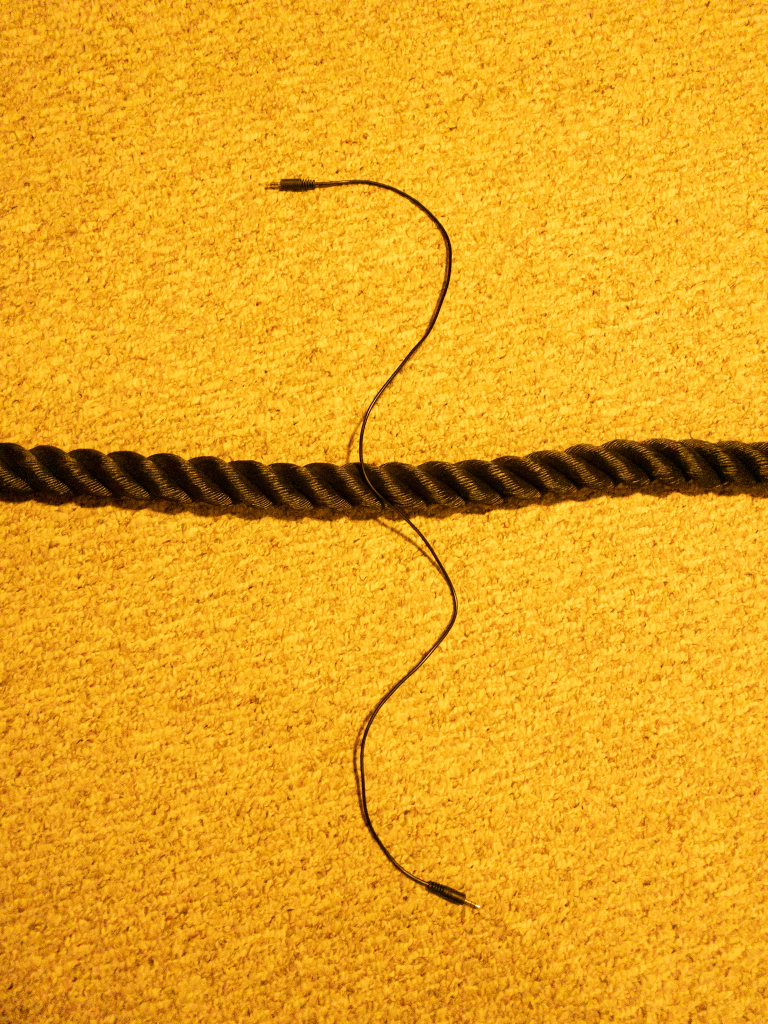
#> input picture partb/data/non_chirp.jpg, 1536 x 2048 px (shown at 1/2 size)
$ python projective_fit.py
#> lines starting #> are read from the running program, lines starting #| are printed output that depends on the picture
""" projective_fit.py

    This file dechirps and upchirps two images so tht they match the
    non-chirping version.
"""

import cv2 as cv
from skimage.transform import *
from skimage.io import imread, imshow
import matplotlib.pyplot as plt
import numpy as np
import matplotlib.cm as cm
from matplotlib.patches import Polygon

non_chirp = imread("../data/non_chirp.jpg")
#> non_chirp is the input picture: shape (2048, 1536, 3); mean R, G, B 231.3, 164.5, 29.7
upchirp = imread("../data/upchirp.jpg")
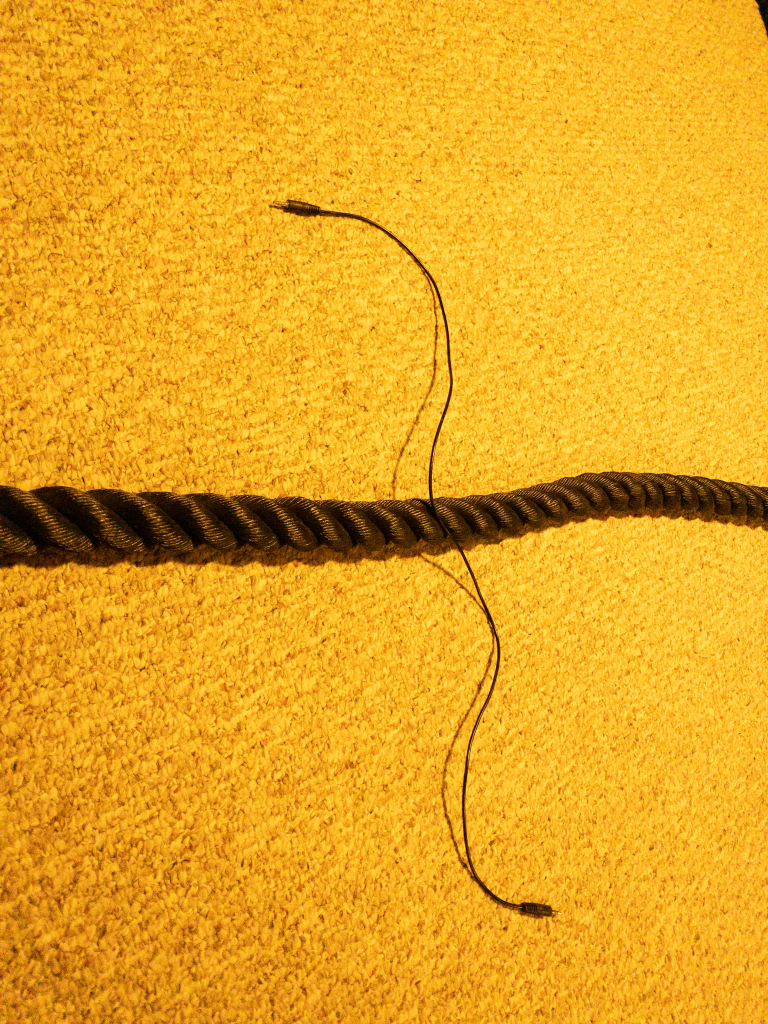
#> input picture partb/data/upchirp.jpg, 1536 x 2048 px (shown at 1/2 size)
#> upchirp is the input picture: shape (2048, 1536, 3); mean R, G, B 231.5, 166.8, 33.1
downchirp = imread("../data/downchirp.jpg")
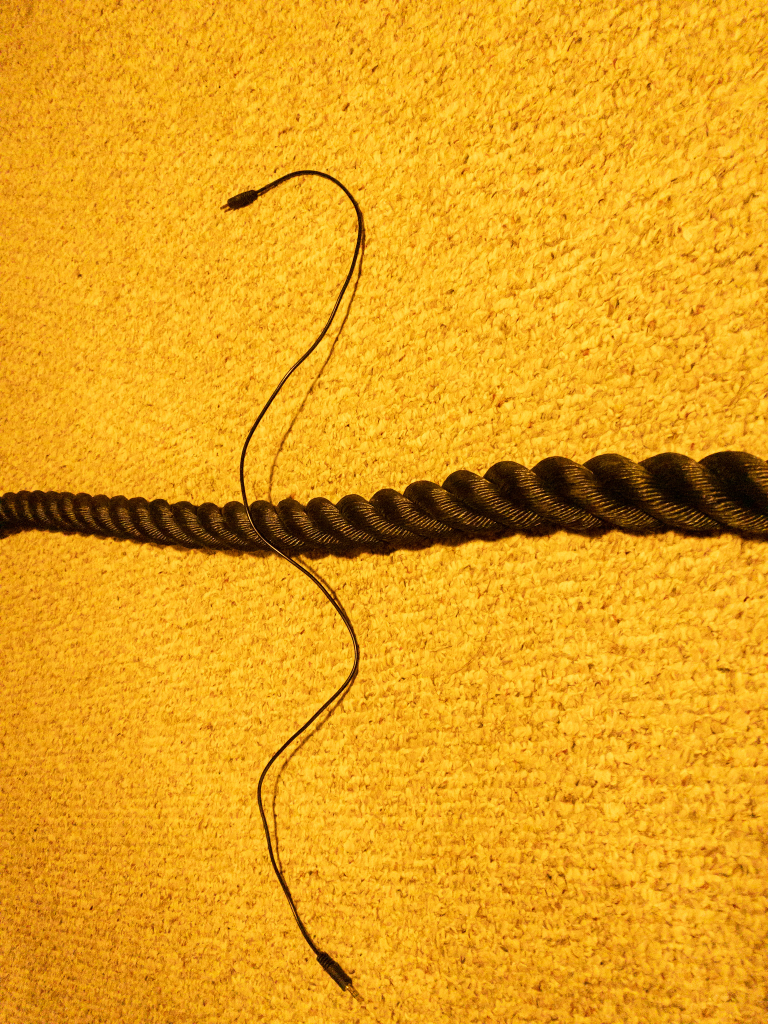
#> input picture partb/data/downchirp.jpg, 1536 x 2048 px (shown at 1/2 size)
#> downchirp is the input picture: shape (2048, 1536, 3); mean R, G, B 229.8, 162.2, 26.8

non_chirp = pyramid_reduce(non_chirp)
non_chirp = pyramid_reduce(non_chirp)
#> non_chirp: shape (512, 384, 1) float64
upchirp = pyramid_reduce(upchirp)
upchirp = pyramid_reduce(upchirp)
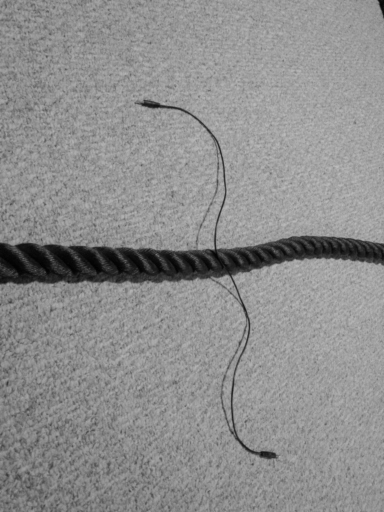
#> upchirp: shape (512, 384, 1) float64; min 0.00992, max 0.737, mean 0.559
downchirp = pyramid_reduce(downchirp)
downchirp = pyramid_reduce(downchirp)
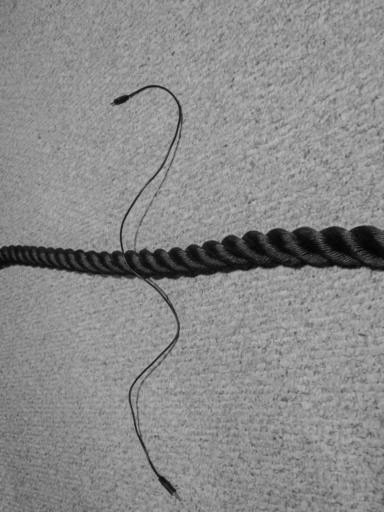
#> downchirp: shape (512, 384, 1) float64; min 0.0174, max 0.736, mean 0.543
src = np.array([[2, 226],[2, 252],  [378, 247], [377, 226]])
dst_up = np.array([[3,252],[3,285],[381,263],[381,249]])
dst_down = np.array([[3,251],[2,266],[376,265],[378,237]])
Pu = estimate_transform('projective', src, dst_up)
Pd = estimate_transform('projective', src, dst_down)

upchirp_t = warp(upchirp, Pu)
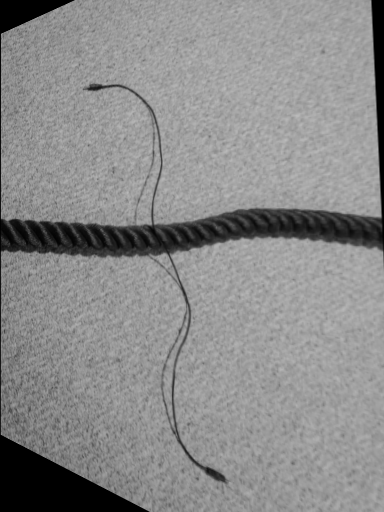
#> upchirp_t: shape (512, 384, 1) float64; min 0, max 0.732, mean 0.547
downchirp_t = warp(downchirp, Pd)
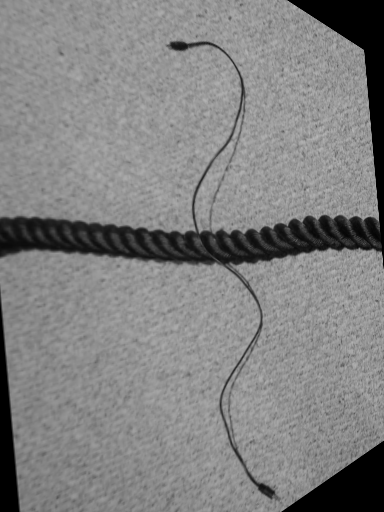
#> downchirp_t: shape (512, 384, 1) float64; min 0, max 0.721, mean 0.51

plt.figure()
ax = plt.subplot(231)
ax.set_title("Non-chirping image")
ax.imshow(non_chirp, cmap=cm.get_cmap('gray'))
p = Polygon(src, fill=False, color='red')
ax.add_patch(p)

bx = plt.subplot(232)
bx.set_title("Up-chirping image")
bx.imshow(upchirp, cmap=cm.get_cmap('gray'))
p = Polygon(dst_up, fill=False, color='red')
bx.add_patch(p)

cx = plt.subplot(233)
cx.set_title("Down-chirping image")
cx.imshow(downchirp, cmap=cm.get_cmap('gray'))
p = Polygon(dst_down, fill=False, color='red')
cx.add_patch(p)

dx = plt.subplot(223)
dx.set_title("Transformed up-chirping image")
dx.imshow(upchirp_t, cmap=cm.get_cmap('gray'))

ex = plt.subplot(224)
ex.set_title("Transformed down-chirping image")
ex.imshow(downchirp_t, cmap=cm.get_cmap('gray'))
plt.show()
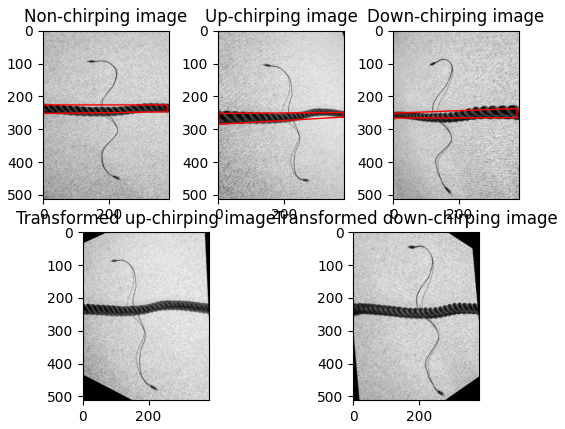
#> figure drawn by matplotlib, 5 panels
